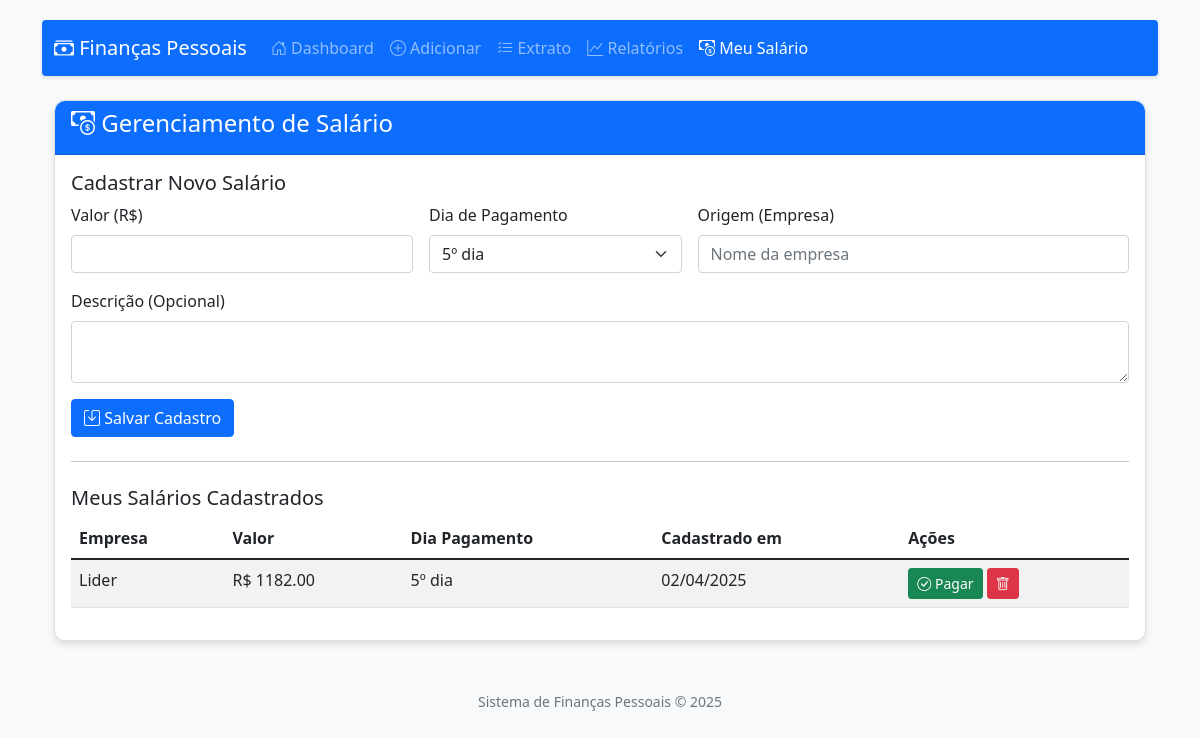
/salario, run on the app's committed database.
### app.py (models this page shows)
class Salario(db.Model):
    id = db.Column(db.Integer, primary_key=True)
    valor = db.Column(db.Float, nullable=False)
    dia_pagamento = db.Column(db.Integer, nullable=False)
    origem = db.Column(db.String(50), nullable=False)
    descricao = db.Column(db.String(200))
    ativo = db.Column(db.Boolean, default=True)
    data_cadastro = db.Column(db.Date, default=datetime.utcnow)

### app.py (the view, shortened to what this page needs)
@app.route('/salario', methods=['GET', 'POST'])
def gerenciar_salario():
    salarios = Salario.query.filter_by(ativo=True).order_by(Salario.data_cadastro.desc()).all()
    return render_template('salario.html', salarios=salarios, now=datetime.now())

### templates/salario.html
{% extends "base.html" %}
{% block content %}
<div class="container mt-4">
    <div class="card">
        <div class="card-header bg-primary text-white">
            <h4><i class="bi bi-cash-coin"></i> Gerenciamento de Salário</h4>
        </div>
        <div class="card-body">
            <h5>Cadastrar Novo Salário</h5>
            <form method="POST" class="mb-4">
                <div class="row g-3">
                    <div class="col-md-4">
                        <label class="form-label">Valor (R$)</label>
                        <input type="number" class="form-control" name="valor" step="0.01" min="0.01" required>
                    </div>
                    <div class="col-md-3">
                        <label class="form-label">Dia de Pagamento</label>
                        <select class="form-select" name="dia_pagamento" required>
                            {% for dia in range(1, 32) %}
                                <option value="{{ dia }}" {% if dia == 5 %}selected{% endif %}>{{ dia }}º dia</option>
                            {% endfor %}
                        </select>
                    </div>
                    <div class="col-md-5">
                        <label class="form-label">Origem (Empresa)</label>
                        <input type="text" class="form-control" name="origem" placeholder="Nome da empresa" required>
                    </div>
                    <div class="col-12">
                        <label class="form-label">Descrição (Opcional)</label>
                        <textarea class="form-control" name="descricao" rows="2"></textarea>
                    </div>
                    <div class="col-12">
                        <button type="submit" class="btn btn-primary">
                            <i class="bi bi-save"></i> Salvar Cadastro
                        </button>
                    </div>
                </div>
            </form>
            <hr>
            <h5 class="mt-4">Meus Salários Cadastrados</h5>
            <div class="table-responsive">
                <table class="table table-striped">
                    <thead>
                        <tr>
                            <th>Empresa</th>
                            <th>Valor</th>
                            <th>Dia Pagamento</th>
                            <th>Cadastrado em</th>
                            <th>Ações</th>
                        </tr>
                    </thead>
                    <tbody>
                        {% for salario in salarios %}
                        <tr>
                            <td>{{ salario.origem }}</td>
                            <td>R$ {{ "%.2f"|format(salario.valor) }}</td>
                            <td>{{ salario.dia_pagamento }}º dia</td>
                            <td>{{ salario.data_cadastro.strftime('%d/%m/%Y') }}</td>
                            <td>
                                <a href="{{ url_for('registrar_pagamento_salario', id=salario.id) }}"
                                   class="btn btn-sm btn-success" title="Registrar pagamento">
                                    <i class="bi bi-check-circle"></i> Pagar
                                </a>
                                <a href="{{ url_for('excluir_salario', id=salario.id) }}"
                                   class="btn btn-sm btn-danger" title="Remover cadastro">
                                    <i class="bi bi-trash"></i>
                                </a>
                            </td>
                        </tr>
                        {% else %}
                        <tr>
                            <td colspan="5" class="text-center text-muted py-4">
                                Nenhum salário cadastrado
                            </td>
                        </tr>
                        {% endfor %}
                    </tbody>
                </table>
            </div>
        </div>
    </div>
</div>
{% endblock %}

### templates/base.html (style rules this page uses)
body { padding-top: 20px; background-color: #f8f9fa; }
.card { margin-bottom: 20px; box-shadow: 0 4px 6px rgba(0, 0, 0, 0.1); border-radius: 10px; }
.card-header { border-radius: 10px 10px 0 0 !important; }
.table-responsive { overflow-x: auto; }

### data on the page
Salario: origem "Lider", valor "1182.00", dia_pagamento "5", data_cadastro "02/04/2025"

### other printed values
form field dia_pagamento "5º dia"
